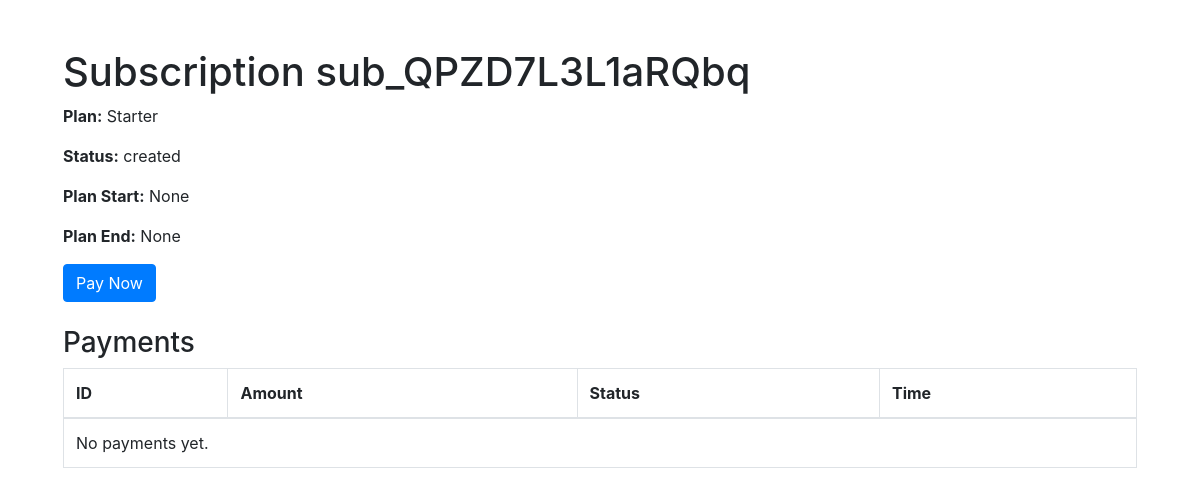
The page /subscription/1/ on the database its author committed.
### rzrpay/models.py (models this page shows, shortened)
class Subscription(models.Model):
    razorpay_subscription_id = models.CharField(max_length=100, unique=True)
    plan = models.ForeignKey(Plan, on_delete=models.CASCADE)
    customer = models.ForeignKey(Customer, on_delete=models.CASCADE)
    status = models.CharField(max_length=20)
    current_start = models.DateTimeField(null=True, blank=True)
    current_end = models.DateTimeField(null=True, blank=True)
    total_count = models.IntegerField(default=0)
    paid_count = models.IntegerField(default=0)
    created_at = models.DateTimeField(auto_now_add=True)

class Plan(models.Model):
    razorpay_plan_id = models.CharField(max_length=100, unique=True)
    name = models.CharField(max_length=200)
    description = models.TextField(blank=True, null=True)
    amount = models.IntegerField(help_text="Amount in paise (1 INR = 100 paise)")
    currency = models.CharField(max_length=10, default='INR')
    interval = models.CharField(max_length=20)        # e.g. 'monthly', 'yearly'
    interval_count = models.PositiveIntegerField(default=1)  # frequency multiplier
    created_at = models.DateTimeField(auto_now_add=True)

### rzrpay/views.py (the view)
# urls.py: path('subscription/<int:pk>/', views.subscription_detail, name='subscription_detail'),
def subscription_detail(request, pk):
    subscription = get_object_or_404(Subscription, pk=pk)
    return render(request, 'subscription_detail.html', {'subscription': subscription,'KEY_ID': settings.KEY_ID})

### rzrpay/templates/subscription_detail.html (shortened to what this page needs)
<!DOCTYPE html>
<html>
<head>
  <link rel="stylesheet" href="https://stackpath.bootstrapcdn.com/bootstrap/4.5.2/css/bootstrap.min.css">
</head>
<body class="p-5">
  <div class="container">
    <h1>Subscription {{ subscription.razorpay_subscription_id }}</h1>
    <p><strong>Plan:</strong> {{ subscription.plan.name }}</p>
    <p><strong>Status:</strong> {{ subscription.status }}</p>
    <p><strong>Plan Start:</strong> {{ subscription.current_start }}</p>
    <p><strong>Plan End:</strong> {{ subscription.current_end }}</p>
    {% if subscription.status == 'created' %}
    <button id="rzp-button1" class="btn btn-primary">Pay Now</button>
    {% endif %}
    <h3 class="mt-4">Payments</h3>
    <table class="table table-bordered">
      <thead><tr><th>ID</th><th>Amount</th><th>Status</th><th>Time</th></tr></thead>
      <tbody>
      {% for pay in subscription.payments.all %}
        <tr>
          <td>{{ pay.razorpay_payment_id }}</td>
          <td>{{ pay.amount|floatformat:2 }} {{ pay.currency }}</td>
          <td>{{ pay.status }}</td>
          <td>{{ pay.created_at }}</td>
        </tr>
      {% empty %}
        <tr><td colspan="4">No payments yet.</td></tr>
      {% endfor %}
      </tbody>
    </table>
  </div>
</body>
</html>

### rows shown on the page
Subscription: razorpay_subscription_id "sub_QPZD7L3L1aRQbq", plan.name "Starter", status "created", current_start "None", current_end "None"
